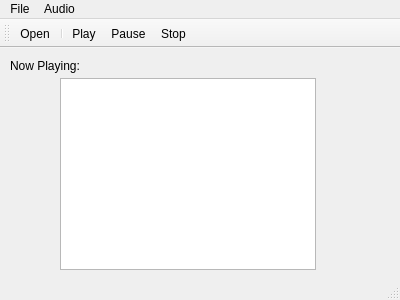
<?xml version="1.0" encoding="UTF-8"?>
<ui version="4.0">
 <class>MainWindow</class>
 <widget class="QMainWindow" name="MainWindow">
  <property name="geometry">
   <rect>
    <x>0</x>
    <y>0</y>
    <width>400</width>
    <height>300</height>
   </rect>
  </property>
  <property name="windowTitle">
   <string>MainWindow</string>
  </property>
  <widget class="QWidget" name="centralWidget">
   <widget class="QLabel" name="lbl_name">
    <property name="geometry">
     <rect>
      <x>10</x>
      <y>10</y>
      <width>381</width>
      <height>16</height>
     </rect>
    </property>
    <property name="text">
     <string>Now Playing:</string>
    </property>
   </widget>
   <widget class="QListWidget" name="obj_list">
    <property name="geometry">
     <rect>
      <x>60</x>
      <y>30</y>
      <width>256</width>
      <height>192</height>
     </rect>
    </property>
   </widget>
  </widget>
  <widget class="QMenuBar" name="menuBar">
   <property name="geometry">
    <rect>
     <x>0</x>
     <y>0</y>
     <width>400</width>
     <height>20</height>
    </rect>
   </property>
   <widget class="QMenu" name="menuMenu">
    <property name="title">
     <string>File</string>
    </property>
   </widget>
   <widget class="QMenu" name="menuVideo">
    <property name="title">
     <string>Audio</string>
    </property>
   </widget>
   <addaction name="menuMenu"/>
   <addaction name="menuVideo"/>
  </widget>
  <widget class="QToolBar" name="mainToolBar">
   <attribute name="toolBarArea">
    <enum>TopToolBarArea</enum>
   </attribute>
   <attribute name="toolBarBreak">
    <bool>false</bool>
   </attribute>
   <addaction name="actionOpen"/>
   <addaction name="separator"/>
   <addaction name="actionPlay"/>
   <addaction name="actionPause"/>
   <addaction name="actionStop"/>
  </widget>
  <widget class="QStatusBar" name="statusBar"/>
  <action name="actionOpen">
   <property name="text">
    <string>Open</string>
   </property>
   <property name="toolTip">
    <string>Open A File</string>
   </property>
  </action>
  <action name="actionPlay">
   <property name="text">
    <string>Play</string>
   </property>
  </action>
  <action name="actionPause">
   <property name="text">
    <string>Pause</string>
   </property>
  </action>
  <action name="actionStop">
   <property name="text">
    <string>Stop</string>
   </property>
  </action>
 </widget>
 <layoutdefault spacing="6" margin="11"/>
 <resources/>
 <connections/>
</ui>
